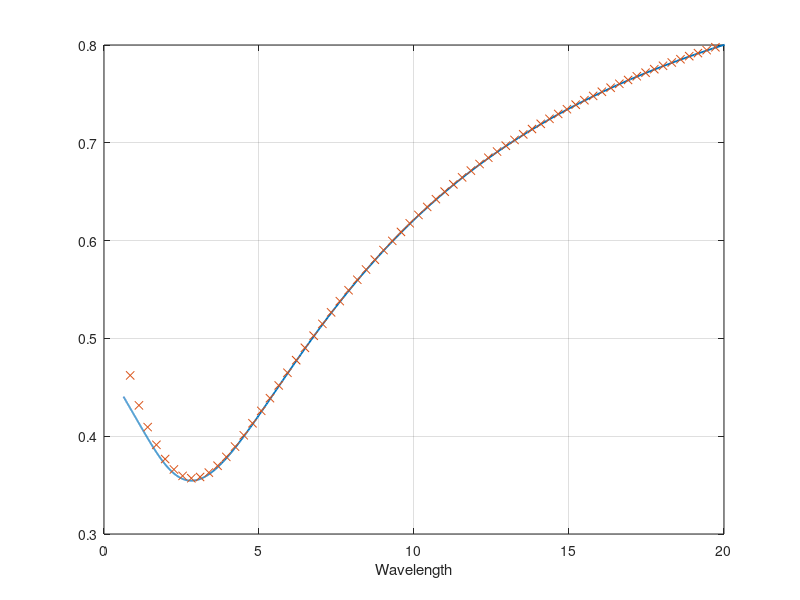

MATLAB code for this plot: (Note: this script raises an error after producing the figure.)
clear
clc
close all
load('1_6_frequencies_and_lambdas.mat');
min_index = find(min(solutionVector) == solutionVector);
min_wavelength = 2*pi/w_vector(min_index);

wavelength_vector = fliplr(2*pi*w_vector.^(-1));
solutionVector = fliplr(solutionVector);

primitiveCellLength = min_wavelength/30;
fid = fopen('lambda_guesses_30.dat', 'w');

for i = 9:3:300
    next_lambda = interp1(wavelength_vector, solutionVector, i*primitiveCellLength);
    fprintf(fid, '%g     %f\n', i, next_lambda);
end

fclose(fid);
%% 

load('1_6_frequencies_and_lambdas.mat');

min_index = find(min(solutionVector) == solutionVector);
min_wavelength = 2*pi/w_vector(min_index);
primitiveCellLength = min_wavelength/30;

wavelength_vector = fliplr(2*pi./w_vector);
solutionVector = fliplr(solutionVector);




lambda_crits = load('lambda_crits_30.dat');
figure(1);
plot(wavelength_vector, solutionVector, 'lineWidth', 1.3);
hold on;
plot(lambda_crits(:, 1)*primitiveCellLength, lambda_crits(:, 2), 'x');
axis([0 20 0.3 0.8]);
grid on;
xlabel('Wavelength')
ylabel('\lambda_c     ', 'rot', 1)

